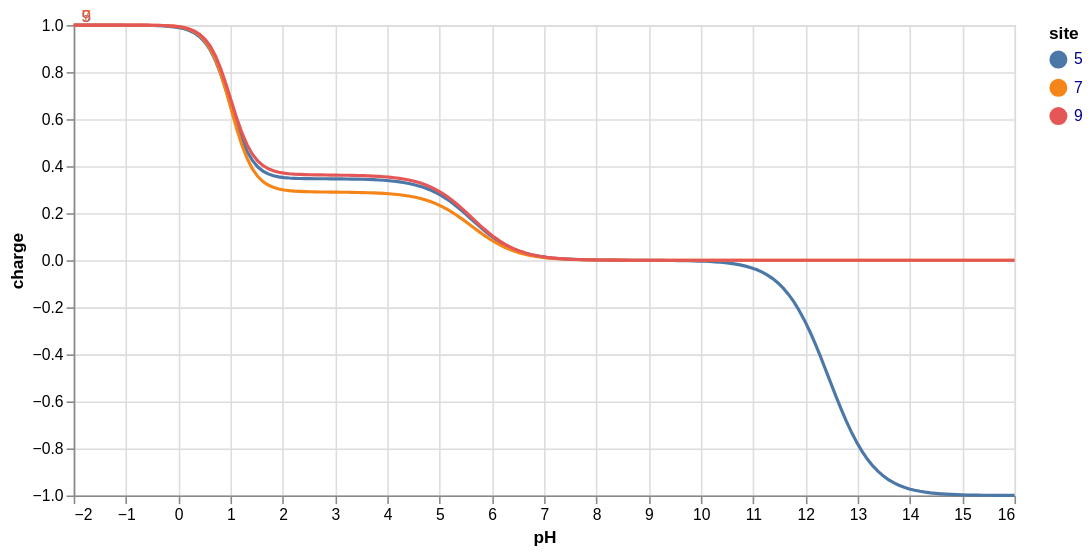

Notebook cell for this chart:
### Markdown cell above
## pH vs site_charge (micro-pKa)

### Code cell
plotdata2, inflection_points_micro = se.get_plot_data_pH_vs_site_charge(ph_values, p)
line_plot(plotdata2, x_data='pH', y_data='charge', c_data='site')

### Figure 1 — Vega-Lite specification as saved in the notebook (floating-point values rounded to 4 significant figures; data arrays with more than 128 entries replaced by an {"elided": "..."} marker saying what was removed)
{"config": {"view": {"continuousWidth": 300, "continuousHeight": 300}}, "layer": [{"mark": {"type": "line"}, "encoding": {"color": {"field": "site", "legend": {"columns": 1, "labelColor": "darkblue", "orient": "right", "symbolFillColor": "gray", "title": "site"}, "scale": {"scheme": "tableau10"}, "type": "nominal"}, "x": {"field": "pH", "title": "pH", "type": "quantitative"}, "y": {"field": "charge", "title": "charge", "type": "quantitative"}}}, {"mark": {"type": "text", "align": "left", "dx": 5, "dy": -5}, "encoding": {"color": {"field": "site", "type": "nominal"}, "text": {"field": "site", "type": "nominal"}, "x": {"aggregate": {"argmax": "charge"}, "field": "pH", "type": "quantitative"}, "y": {"aggregate": {"argmax": "charge"}, "field": "charge", "type": "quantitative"}}}], "data": {"name": "data-efd79b9a90b34cea255d67a17094e88f"}, "height": 300, "width": 600, "$schema": "https://vega.github.io/schema/vega-lite/v5.20.1.json", "datasets": {"data-efd79b9a90b34cea255d67a17094e88f": {"elided": "540 records"}}}
